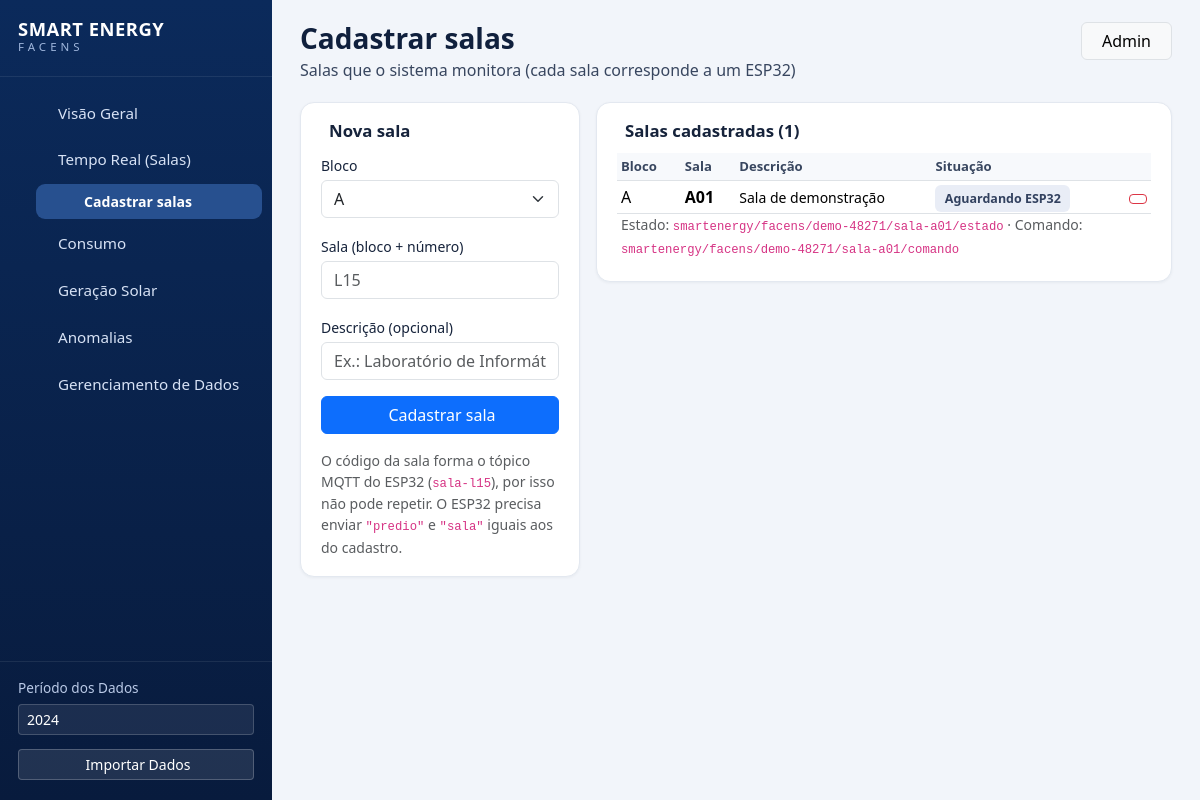
Screenshot of /salas (signed in) with the database file from the repository.
### tables this page shows
CREATE TABLE salas_cadastradas (
    predio TEXT NOT NULL,
    sala TEXT NOT NULL,
    descricao TEXT,
    criada_em TEXT NOT NULL,
    PRIMARY KEY (predio, sala)
);

### app/rotas.py (the view)
@bp.get("/salas")
def cadastro_salas():
    conn = _conn()
    try:
        salas = regras_tempo_real.listar_salas(conn, _cfg("OFFLINE_AFTER_S"), _cfg("COMMAND_TIMEOUT_S"))
        return _page(conn, "cadastro_salas.html", "salas", "Cadastrar salas",
                     "Salas que o sistema monitora (cada sala corresponde a um ESP32)",
                     salas=salas, blocos=regras_tempo_real.BLOCOS, topico_base=_cfg("MQTT_BASE_TOPIC"), slug=regras_tempo_real.nome_no_topico)
    finally:
        conn.close()

### app/analise_dados_reais.py (called while the page is built)
def anos_disponiveis(conn: sqlite3.Connection) -> list[int]:
    linhas = conn.execute("SELECT DISTINCT ano FROM consumo_mensal ORDER BY ano DESC")
    return [linha[0] for linha in linhas]

### app/banco_dados.py (called while the page is built)
def connect(caminho: str) -> sqlite3.Connection:
    Path(caminho).parent.mkdir(parents=True, exist_ok=True)
    conn = sqlite3.connect(caminho, timeout=10)
    conn.row_factory = sqlite3.Row
    conn.execute("PRAGMA journal_mode=WAL")
    return conn

### app/regras_tempo_real.py (called while the page is built)
def agora_utc() -> datetime:
    return datetime.now(timezone.utc)

def data_para_texto(data: datetime) -> str:
    return data.astimezone(timezone.utc).isoformat(timespec="seconds").replace("+00:00", "Z")

def nome_no_topico(sala: str) -> str:
    return f"sala-{sala.lower()}"

def expirar_comandos(conn: sqlite3.Connection, timeout_s: int, agora: datetime | None = None) -> None:
    limite = data_para_texto((agora or agora_utc()) - timedelta(seconds=timeout_s))
    with conn:
        conn.execute("UPDATE comandos SET status='expirado' WHERE status='enviado' AND ts < ?", (limite,))

### app/rotas.py (called while the page is built)
def _conn() -> sqlite3.Connection:
    return banco_dados.connect(current_app.config["DB_PATH"])

def _cfg(key):
    return current_app.config[key]

def _ano(conn) -> int | None:
    anos = analise_dados_reais.anos_disponiveis(conn)
    try:
        ano = int(request.args.get("ano", ""))
    except ValueError:
        ano = None
    return ano if ano in anos else (anos[0] if anos else None)

def _page(conn, template, ativo, titulo, subtitulo, **ctx):
    anos = analise_dados_reais.anos_disponiveis(conn)
    return render_template(template, ativo=ativo, titulo=titulo, subtitulo=subtitulo,
                           anos=anos, ano_sel=_ano(conn), **ctx)

### app/templates/cadastro_salas.html (shortened to what this page needs)
{% extends "base.html" %}
{% block content %}
<div class="row g-3">
  <div class="col-4">
    <div class="se-card">
      <h2>Nova sala</h2>
      <form method="post" action="{{ url_for('main.salas_cadastrar') }}" autocomplete="off">
        <label class="form-label small mb-1">Bloco</label>
        <select name="predio" class="form-select mb-3" required>
          {% for bloco in blocos %}
          <option value="{{ bloco }}">{{ bloco }}</option>
          {% endfor %}
        </select>
        <label class="form-label small mb-1">Sala (bloco + número)</label>
        <input name="sala" class="form-control mb-3" maxlength="4" placeholder="L15" required>
        <label class="form-label small mb-1">Descrição (opcional)</label>
        <input name="descricao" class="form-control mb-3" maxlength="80" placeholder="Ex.: Laboratório de Informática">
        <button class="btn btn-primary w-100">Cadastrar sala</button>
      </form>
      <p class="small text-muted mt-3 mb-0">
        O código da sala forma o tópico MQTT do ESP32 (<code>sala-l15</code>), por isso não pode repetir.
        O ESP32 precisa enviar <code>"predio"</code> e <code>"sala"</code> iguais aos do cadastro.
      </p>
    </div>
  </div>
  <div class="col-8">
    <div class="se-card">
      <h2>Salas cadastradas ({{ salas|length }})</h2>
      <table class="table table-sm table-se align-middle mb-0">
        <thead>
          <tr><th>Bloco</th><th>Sala</th><th>Descrição</th><th>Situação</th><th></th></tr>
        </thead>
        <tbody>
          {% for s in salas %}
          <tr>
            <td>{{ s.predio }}</td>
            <td><b>{{ s.sala }}</b></td>
            <td class="small">{{ s.descricao or '—' }}</td>
            <td>
              {% if s.aguardando_primeira_mensagem %}
                <span class="badge-se b-sim">Aguardando ESP32</span>
              {% elif s.online %}
                <span class="badge-se b-normal">Online</span>
              {% else %}
                <span class="badge-se b-sim">Offline</span>
              {% endif %}
            </td>
            <td class="text-end">
              <form method="post" action="{{ url_for('main.salas_remover') }}" class="d-inline"
                    onsubmit="return confirm('Remover a sala {{ s.sala }}? O histórico de ocorrências é mantido.')">
                <button class="btn btn-sm btn-outline-danger" title="Remover"></button>
              </form>
            </td>
          </tr>
          <tr>
            <td colspan="5" class="small text-muted border-0 pt-0">
              Estado: <code>{{ topico_base }}/{{ slug(s.sala) }}/estado</code> ·
              Comando: <code>{{ topico_base }}/{{ slug(s.sala) }}/comando</code>
            </td>
          </tr>
          {% else %}
          <tr>
            <td colspan="5" class="text-center text-muted py-4">Nenhuma sala cadastrada. Use o formulário ao lado.</td>
          </tr>
          {% endfor %}
        </tbody>
      </table>
    </div>
  </div>
</div>
{% endblock %}

### app/static/css/estilo.css (style rules this page uses)
:root { --se-navy: #0b2a5b; --se-navy-2: #081b3d; --se-green: #2e9e4f; --se-bg: #f2f5fa; --se-card: #fff; --se-text: #16233b; --se-muted: #667085; --se-border: #e3e8f0; --se-sidebar-w: 272px; }
body { background: var(--se-bg); color: var(--se-text); font-family: "Segoe UI", system-ui, -apple-system, Roboto, Arial, sans-serif; min-width: 1180px; }
.se-card { background: var(--se-card); border: 1px solid var(--se-border); border-radius: 14px; padding: 18px 20px; box-shadow: 0 1px 3px rgba(16, 32, 61, .05); }
.se-card h2 { font-size: 1.05rem; font-weight: 700; margin: 0 0 12px; }
.badge-se { padding: .4em .75em; border-radius: 6px; font-weight: 600; font-size: .78rem; }
.b-sim { background: #e9edf6; color: #32415f; }
.table-se th { font-size: .82rem; color: #38465f; background: #f7f9fc; }

### rows the page displays
salas_cadastradas: predio "A", sala "A01", descricao "Sala de demonstração", topico_base "smartenergy/facens/demo-48271", sala "sala-a01"

### other values shown
{{ label }} "Visão Geral" "Tempo Real (Salas)" "Cadastrar salas" "Consumo" "Geração Solar" "Anomalias" "Gerenciamento de Dados"
{{ titulo }} "Cadastrar salas"
{{ subtitulo }} "Salas que o sistema monitora (cada sala corresponde a um ESP32)"
{{ user_name }} "Admin"
{{ salas|length }} "1"
form field value "2024"
form field predio "A"
